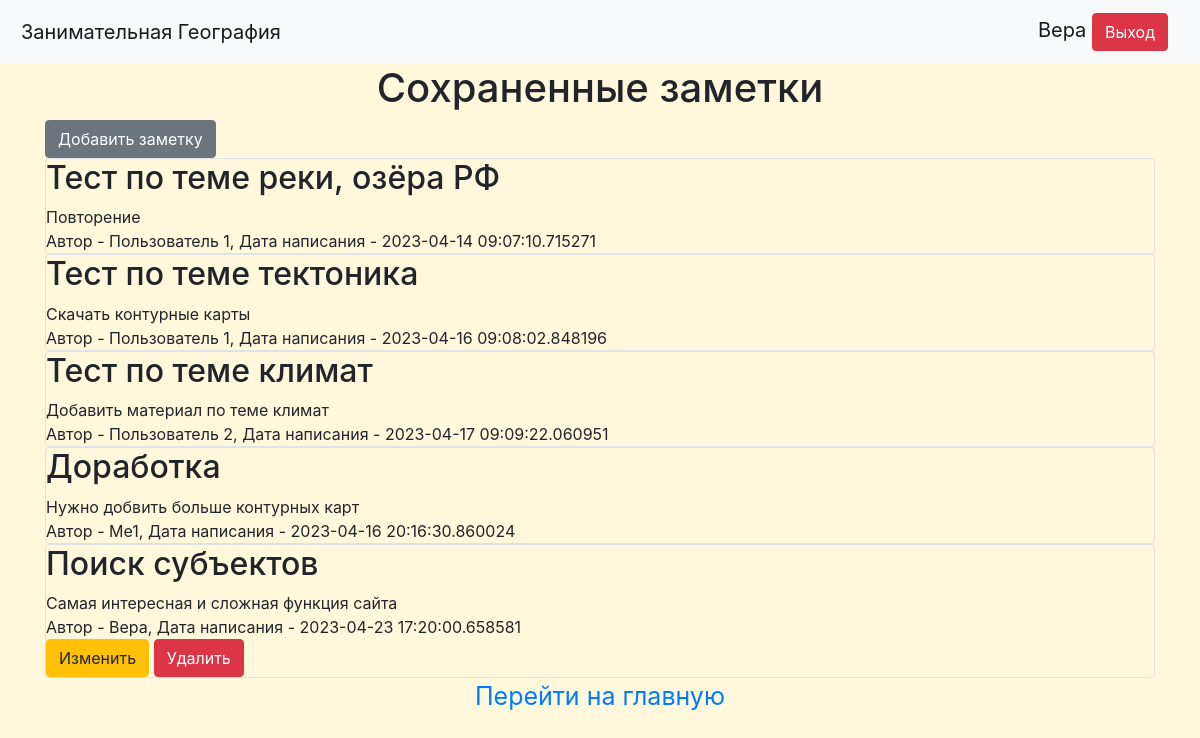
The app's page /notes (signed in) with its own data.
### data/users.py (models this page shows, shortened)
class User(SqlAlchemyBase, UserMixin):
    __tablename__ = 'users'
    id = sqlalchemy.Column(sqlalchemy.Integer, primary_key=True, autoincrement=True)
    name = sqlalchemy.Column(sqlalchemy.String, nullable=True)
    about = sqlalchemy.Column(sqlalchemy.String, nullable=True)
    email = sqlalchemy.Column(sqlalchemy.String, index=True, unique=True, nullable=True)
    hashed_password = sqlalchemy.Column(sqlalchemy.String, nullable=True)
    created_date = sqlalchemy.Column(sqlalchemy.DateTime, default=datetime.datetime.now)
    news = orm.relationship("News", back_populates='user')

### data/news.py (models this page shows)
class News(SqlAlchemyBase):
    __tablename__ = 'news'
    id = sqlalchemy.Column(sqlalchemy.Integer, primary_key=True, autoincrement=True)
    title = sqlalchemy.Column(sqlalchemy.String, nullable=True)
    content = sqlalchemy.Column(sqlalchemy.String, nullable=True)
    created_date = sqlalchemy.Column(sqlalchemy.DateTime, default=datetime.datetime.now)
    is_private = sqlalchemy.Column(sqlalchemy.Boolean, default=True)
    user_id = sqlalchemy.Column(sqlalchemy.Integer, sqlalchemy.ForeignKey("users.id"))
    user = orm.relationship('User')
    categories = orm.relationship("Category", secondary="association", backref="news")

### main.py (the view)
@app.route("/notes")
def notes():
    db_sess = db_session.create_session()
    if current_user.is_authenticated:
        news = db_sess.query(News).filter((News.user == current_user) | (News.is_private != True))
    else:
        news = db_sess.query(News).filter(News.is_private != True)
    return render_template("notes.html", news=news)

### data/db_session.py (called while the page is built)
def create_session() -> Session:
    global __factory
    return __factory()

### main.py (called while the page is built)
@login_manager.user_loader
def load_user(user_id):
    db_sess = db_session.create_session()
    return db_sess.query(User).get(user_id)

### templates/notes.html
{% extends "base.html" %}
{% block content %}
    <h1>Сохраненные заметки</h1>
    {% if current_user.is_authenticated %}
        <a href="news" class="btn btn-secondary">Добавить заметку</a>
    {% endif %}
    {% for item in news %}
        <div class="col-md6 border rounded">
            <h2>{{ item.title }}</h2>
            <div>
                {{ item.content }}
            </div>
            <div>
                Автор - {{ item.user.name }}, Дата написания - {{ item.created_date }}
            </div>
            {% if current_user.is_authenticated and current_user == item.user %}
                <div>
                    <a href="/news/{{ item.id }}" class="btn btn-warning">Изменить</a>
                    <a href="/news_delete/{{ item.id }}" class="btn btn-danger">Удалить</a>
                </div>
            {% endif %}
        </div>
    {% endfor %}
    <div class="go_to_homepage">
         <a class="go_to_homepage" href="{{url_for('Geo_Core')}}"> Перейти на главную</a>
    </div>
{% endblock %}

### templates/base.html (shortened to what this page needs)
<!doctype html>
<html lang="en">
<head>
    <link rel="stylesheet"
          href="https://stackpath.bootstrapcdn.com/bootstrap/4.4.1/css/bootstrap.min.css"
>
    <link rel="stylesheet" type="text/css" href="{{url_for('static', filename='css/style.css')}}" />
    <link rel="stylesheet" type="text/css" href="{{url_for('static', filename='css/style_maps.css')}}" />
    <link rel="stylesheet" type="text/css" href="{{url_for('static', filename='css/style_def.css')}}" />
    <link rel="stylesheet" type="text/css" href="{{url_for('static', filename='css/info.css')}}" />
</head>
<body style="background-color:rgb(255, 248, 220);">
<header>
    <nav class="navbar navbar-light bg-light">
        <a class="navbar-brand" href="#">Занимательная География</a>
        <div class="navbar-brand">
        {% if current_user.is_authenticated %}
                {{ current_user.name }}
                <a class="btn btn-danger" href="/logout" >Выход</a>
        {% else %}
                <a class="btn btn-primary" href="/register">Зарегистрироваться</a>
                <a class="btn btn-success" href="/login">Войти</a>
        {% endif %}
        </div>
    </nav>
</header>
<main role="main" class="container">
    {% block content %}{% endblock %}
</main>
</body>
</html>

### static/css/style_maps.css (style rules this page uses)
a { text-align: center; padding: 5px; }
h1 { text-align: center; }

### static/css/style_def.css (style rules this page uses)
* { margin: 0; }
.go_to_homepage { text-align: center; font-size: 25px }

### records on screen
User: name "Вера"
News: title "Тест по теме реки, озёра РФ", content "Повторение", user.name "Пользователь 1", created_date "2023-04-14 09:07:10.715271"
News: title "Тест по теме тектоника", content "Скачать контурные карты", user.name "Пользователь 1", created_date "2023-04-16 09:08:02.848196"
News: title "Тест по теме климат", content "Добавить материал по теме климат", user.name "Пользователь 2", created_date "2023-04-17 09:09:22.060951"
News: title "Доработка", content "Нужно добвить больше контурных карт", user.name "Me1", created_date "2023-04-16 20:16:30.860024"
News: title "Поиск субъектов", content "Самая интересная и сложная функция сайта", user.name "Вера", created_date "2023-04-23 17:20:00.658581"
